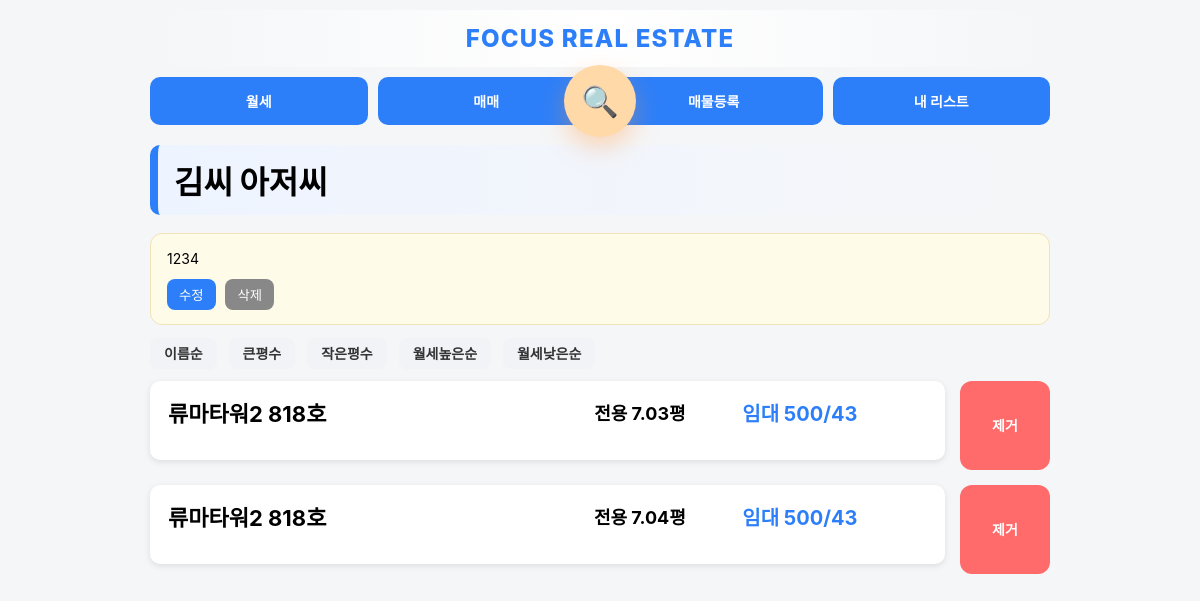
The page /collections/1 (signed in) on the database its author committed.
### app.py (models this page shows)
class Collection(db.Model):
    id = db.Column(db.Integer, primary_key=True)
    title = db.Column(db.String(200))
    memo = db.Column(db.String(200))
    created_at = db.Column(db.String(50))

class Property(db.Model):
    status = db.Column(db.String(20), default='available')
    property_type = db.Column(db.String(50))
    id = db.Column(db.Integer, primary_key=True)
    building_name = db.Column(db.String(200))
    exclusive_area = db.Column(db.Float)
    contract_area = db.Column(db.Float)
    deposit = db.Column(db.Integer)
    rent = db.Column(db.Integer)
    sale_price = db.Column(db.Integer)
    category = db.Column(db.String(20))
    status = db.Column(db.String(20), default='available')

### app.py (the view, shortened to what this page needs)
@app.route("/collections/<int:id>")
@login_required
def collection_detail(id):
    collection = Collection.query.get(id)
    sort = request.args.get("sort", "")
    items = CollectionItem.query.filter_by(collection_id=id).all()
    properties = []
    for item in items:
        p = Property.query.get(item.property_id)
        if p:
            p.collection_item_id = item.id
            properties.append(p)
    if sort == "name":
        properties = sorted(properties, key=lambda x: x.building_name)
    elif sort == "area_desc":
        properties = sorted(properties, key=lambda x: x.exclusive_area, reverse=True)
    elif sort == "area_asc":
        properties = sorted(properties, key=lambda x: x.exclusive_area)
    elif sort == "rent_desc":
        properties = sorted(properties, key=lambda x: x.rent, reverse=True)
    elif sort == "rent_asc":
        properties = sorted(properties, key=lambda x: x.rent)
    return render_template(
        "collection_detail.html",
        collection=collection,
        properties=properties,
        sort=sort
    )

### app.py (called while the page is built)
@login_manager.user_loader
def load_user(user_id):
    return User.query.get(int(user_id))

### templates/collection_detail.html (shortened to what this page needs)
{% extends "base.html" %}
{% block content %}
<div class="section-title">{{ collection.title }}</div>
<div class="memo-card">
    <div id="memo-view" {% if not collection.memo %}style="display:none"{% endif %}>
        <div class="memo-text" id="memo-text">{{ collection.memo }}</div>
        <div class="memo-actions">
            <button onclick="editMemo()">수정</button>
            <button onclick="deleteMemo()">삭제</button>
        </div>
    </div>
</div>
<div class="sort-bar">
    <a href="?sort=name">이름순</a>
    <a href="?sort=area_desc">큰평수</a>
    <a href="?sort=area_asc">작은평수</a>
    <a href="?sort=rent_desc">월세높은순</a>
    <a href="?sort=rent_asc">월세낮은순</a>
</div>
<div class="list-detail-container">
{% for p in properties %}
<div class="detail-row">
    <div class="card property-card" onclick="location.href='/property/{{ p.id }}?from_collection_id={{ collection.id }}'">
        <div class="property-header">
            <div class="property-title">{{ p.building_name }}</div>
            <div class="property-center">
                전용 {{ p.exclusive_area }}평
            </div>
            <div class="property-price">
                {% if p.deposit and p.rent %}
                    임대 {{ p.deposit }}/{{ p.rent }}
                {% else %}
                    매매 {{ p.sale_price }}
                {% endif %}
            </div>
        </div>
    </div>
    <div class="remove-wrap mobile-hide-remove" onclick="event.stopPropagation();">
    <a href="{{ url_for('remove_from_collection', collection_id=collection.id, property_id=p.id) }}" class="remove-btn">
        제거
    </a>
</div>
</div>
{% endfor %}
</div>
{% endblock %}

### templates/base.html (style rules this page uses)
body { font-size: 14px; }
body { font-family: "Pretendard", -apple-system, BlinkMacSystemFont, "Segoe UI", Roboto, sans-serif; margin: 0; padding: 0; background: #f5f6f8; }
.card { background: white; padding: 12px; border-radius: 10px; margin-bottom: 10px; box-shadow: 0 2px 6px rgba(0,0,0,0.1); }
.property-card { flex:1; display:flex; transition: transform 0.18s ease, box-shadow 0.18s ease; cursor: pointer; }
.property-card { background: #ffffff; }
.detail-row { display:flex; gap:14px; align-items:center; margin-top:14px; }
.detail-row > .card { display:flex; }
.detail-row { align-items:stretch; }
.property-card { height:100%; display:flex; }
.property-card { line-height:1.25; }

### templates/collection_detail.html (style rules this page uses)
.section-title { font-size: 32px; font-weight: 900; margin-bottom: 18px; padding: 12px 16px; border-radius: 10px; background: linear-gradient(to right, #eef4ff, transparent); border-left: 8px solid #2d7ff9; }
.sort-bar { margin-bottom: 18px; }
.sort-bar a { margin-right: 8px; padding: 7px 14px; border-radius: 8px; background: #f1f3f7; text-decoration: none; color: #333; font-weight: 600; transition: 0.15s; }
.detail-row { display: flex; gap: 15px; align-items: stretch; margin-bottom: 15px; }
.property-card { flex: 3; padding: 18px 18px; display:flex; align-items:center; height:100%; }
.remove-wrap { display:flex; align-items:stretch; min-width:90px; }
.remove-btn { background:#ff6b6b; color:white; border-radius:10px; text-decoration:none; font-weight:bold; white-space:nowrap; transition:.15s; height:100%; display:flex; align-items:center; justify-content:center; padding:0 16px; }
.property-header { display: grid; grid-template-columns: 2fr 1fr 1fr; align-items: center; gap: 10px; margin-bottom: 12px; width:100%; height:100%; }
.property-title { font-size: 22px; font-weight: bold; line-height: 1.4; }
.property-center { text-align: center; font-size: 18px; font-weight: bold; }
.property-price { font-size: 20px; font-weight: bold; color: #2d7ff9; }
.remove-btn { background: #ff6b6b; color: white; border-radius: 12px; text-decoration: none; font-weight: bold; transition: 0.15s; width:100%; height:auto; padding:12px 0; display:flex; align-items:center; justify-content:center; }
.memo-card { background: #fffbe9; border-radius: 12px; padding: 14px 16px; margin-bottom: 18px; border: 1px solid #f1e2b8; }
.memo-text { white-space: pre-wrap; line-height: 1.5; margin-bottom: 10px; }
.memo-actions button { margin-right: 6px; padding: 6px 12px; border-radius: 8px; border: none; background: #2d7ff9; color: white; cursor: pointer; }
.memo-actions button:last-child { background: #888; }

### rows shown on the page
Collection: title "김씨 아저씨", memo "1234"
Property: building_name "류마타워2 818호", exclusive_area "7.03", deposit "500", rent "43"
Property: building_name "류마타워2 818호", exclusive_area "7.04", deposit "500", rent "43"
